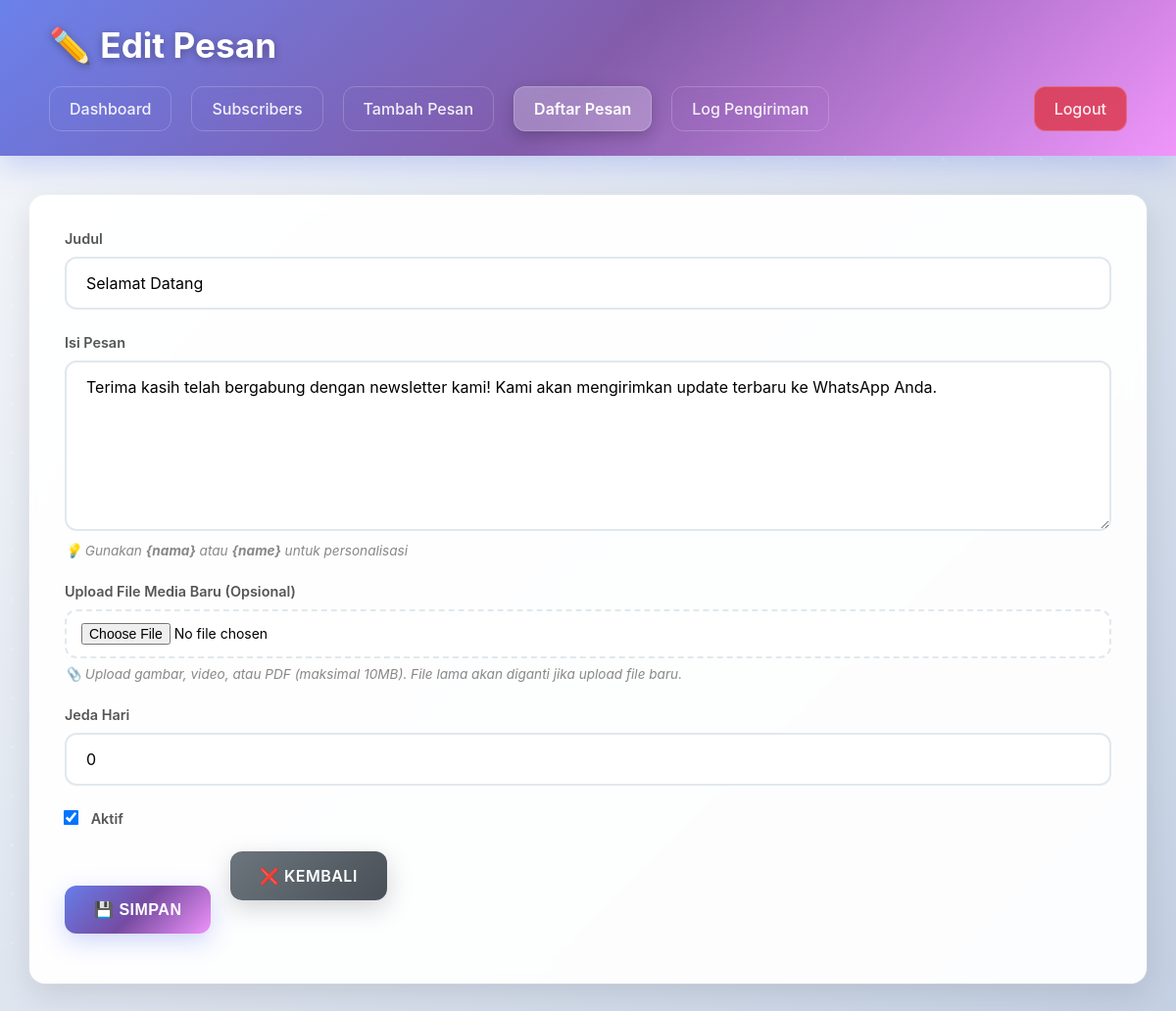
Screenshot of /admin/message_edit.php?id=1 (signed in) with the database file from the repository.
### tables this page shows
CREATE TABLE IF NOT EXISTS messages (
    id INT AUTO_INCREMENT PRIMARY KEY,
    title VARCHAR(255) NOT NULL,
    content TEXT NOT NULL,
    delay_days INT NOT NULL DEFAULT 0,
    file_url VARCHAR(500) NULL,
    created_at TIMESTAMP DEFAULT CURRENT_TIMESTAMP,
    is_active TINYINT(1) DEFAULT 1
);

### admin/message_edit.php (the view, shortened to what this page needs)
<?php
require_once 'db.php';
$id = isset($_GET['id']) ? (int)$_GET['id'] : 0;
$stmt = $pdo->prepare('SELECT * FROM messages WHERE id = ?');
$stmt->execute([$id]);
$message = $stmt->fetch();
?>
<!DOCTYPE html>
<html lang="id">
<head>
    <link rel="stylesheet" href="../assets/css/admin.css">
</head>
<body>
    <div class="admin-header">
        <h1>✏️ Edit Pesan</h1>
        <div class="admin-nav">
            <a href="dashboard.php">Dashboard</a>
            <a href="subscribers.php">Subscribers</a>
            <a href="add_message.php">Tambah Pesan</a>
            <a href="messages.php" class="nav-active">Daftar Pesan</a>
            <a href="logs.php">Log Pengiriman</a>
            <a href="dashboard.php?logout=1" class="logout-btn">Logout</a>
        </div>
    </div>
    <div class="admin-container">
        <div class="content-section">
            <form method="POST" enctype="multipart/form-data">
                <div class="form-group">
                    <label for="title">Judul</label>
                    <input type="text" id="title" name="title" required value="<?php echo htmlspecialchars($message['title']); ?>">
                </div>
                <div class="form-group">
                    <label for="content">Isi Pesan</label>
                    <textarea id="content" name="content" rows="7" required><?php echo htmlspecialchars($message['content']); ?></textarea>
                    <small>💡 Gunakan <strong>{nama}</strong> atau <strong>{name}</strong> untuk personalisasi</small>
                </div>
                <div class="form-group">
                    <label for="media_file">Upload File Media Baru (Opsional)</label>
                    <input type="file" id="media_file" name="media_file" accept="image/*,video/*,.pdf">
                    <small>📎 Upload gambar, video, atau PDF (maksimal 10MB). File lama akan diganti jika upload file baru.</small>
                </div>
                <div class="form-group">
                    <label for="delay_days">Jeda Hari</label>
                    <input type="number" id="delay_days" name="delay_days" min="0" value="<?php echo (int)$message['delay_days']; ?>">
                </div>
                <div class="form-group">
                    <label>
                        <input type="checkbox" name="is_active" value="1" <?php echo $message['is_active'] ? 'checked' : ''; ?>> Aktif
                    </label>
                </div>
                <div class="form-actions">
                    <button type="submit" class="btn-primary">💾 Simpan</button>
                    <a class="btn-secondary" href="messages.php">❌ Kembali</a>
                </div>
            </form>
        </div>
    </div>
</body>
</html>

### assets/css/admin.css (style rules this page uses)
* { margin: 0; padding: 0; box-sizing: border-box; }
body { font-family: -apple-system, BlinkMacSystemFont, 'Segoe UI', Roboto, sans-serif; background: linear-gradient(135deg, #f5f7fa 0%, #c3cfe2 100%); min-height: 100vh; position: relative; }
body::before { content: ''; position: absolute; top: 0; left: 0; right: 0; bottom: 0; background-image: radial-gradient(circle at 25% 25%, rgba(255,255,255,0.2) 2px, transparent 2px), radial-gradient(circle at 75% 75%, rgba(255,255,255,0.1) 1px, transparent 1px); background-size: 50px 50px, 80px 80px; background-position: 0 0, 25px 25px; pointer-events: none; }
.admin-header { background: linear-gradient(135deg, #667eea 0%, #764ba2 50%, #f093fb 100%); color: white; padding: 25px 50px; box-shadow: 0 10px 30px rgba(102, 126, 234, 0.3); position: relative; overflow: hidden; }
.admin-header::before { content: ''; position: absolute; top: -50%; right: -50%; width: 200%; height: 200%; background: radial-gradient(circle, rgba(255,255,255,0.1) 0%, transparent 70%); animation: float 30s infinite linear; }
.admin-header h1 { margin-bottom: 20px; font-size: 2.2em; font-weight: 700; text-shadow: 0 2px 8px rgba(0, 0, 0, 0.3); position: relative; z-index: 2; }
.admin-nav { display: flex; gap: 20px; flex-wrap: wrap; position: relative; z-index: 2; }
.admin-nav a { color: rgba(255, 255, 255, 0.9); text-decoration: none; padding: 12px 20px; border-radius: 12px; transition: all 0.3s ease; font-weight: 500; backdrop-filter: blur(10px); border: 1px solid rgba(255, 255, 255, 0.2); }
.admin-nav a.nav-active { background: rgba(255, 255, 255, 0.25); color: white; font-weight: 600; box-shadow: 0 5px 15px rgba(0, 0, 0, 0.2); }
.logout-btn { background: rgba(220, 53, 69, 0.8); margin-left: auto; transition: all 0.3s ease; }
.admin-container { max-width: 1400px; margin: 40px auto; padding: 0 30px; }
.content-section { background: rgba(255, 255, 255, 0.95); border: 1px solid rgba(255, 255, 255, 0.3); border-radius: 16px; padding: 35px; margin-bottom: 25px; box-shadow: 0 10px 30px rgba(0, 0, 0, 0.1), 0 0 0 1px rgba(255, 255, 255, 0.2), inset 0 1px 0 rgba(255, 255, 255, 0.6); backdrop-filter: blur(10px); }
.form-group { margin-bottom: 25px; }
.form-group label { display: block; margin-bottom: 10px; color: #555; font-weight: 600; font-size: 0.9em; }
.form-group input[type="text"], .form-group input[type="email"], .form-group input[type="tel"], .form-group input[type="number"], .form-group textarea { width: 100%; padding: 15px 20px; border: 2px solid #e1e8ed; border-radius: 12px; font-size: 16px; font-family: inherit; transition: all 0.3s ease; background: rgba(255, 255, 255, 0.8); backdrop-filter: blur(10px); }
.form-group textarea { resize: vertical; min-height: 120px; }
.form-group small { display: block; margin-top: 8px; color: #888; font-size: 0.85em; font-style: italic; }
.form-group input[type="checkbox"] { margin-right: 10px; transform: scale(1.2); }
.btn-primary, .btn-secondary { display: inline-block; padding: 15px 30px; border: none; border-radius: 12px; font-size: 16px; font-weight: 600; cursor: pointer; text-decoration: none; transition: all 0.3s ease; margin-right: 15px; margin-bottom: 15px; text-transform: uppercase; letter-spacing: 0.5px; position: relative; overflow: hidden; }
.btn-primary { background: linear-gradient(135deg, #667eea 0%, #764ba2 50%, #f093fb 100%); color: white; box-shadow: 0 8px 25px rgba(102, 126, 234, 0.3); }
.btn-secondary { background: linear-gradient(135deg, #6c757d, #495057); color: white; box-shadow: 0 8px 25px rgba(108, 117, 125, 0.3); }
.form-group input[type="file"] { width: 100%; padding: 12px 15px; border: 2px dashed #e1e8ed; border-radius: 12px; font-size: 14px; font-family: inherit; transition: all 0.3s ease; background: rgba(255, 255, 255, 0.8); backdrop-filter: blur(10px); cursor: pointer; }

### admin/message_edit.php (style rules this page uses)
.form-actions { margin-top:10px }

### rows the page displays
messages: title "Selamat Datang", content "Terima kasih telah bergabung dengan newsletter kami! Kami akan mengirimkan update terbaru ke WhatsApp Anda.", delay_days "0", is_active "☑"
